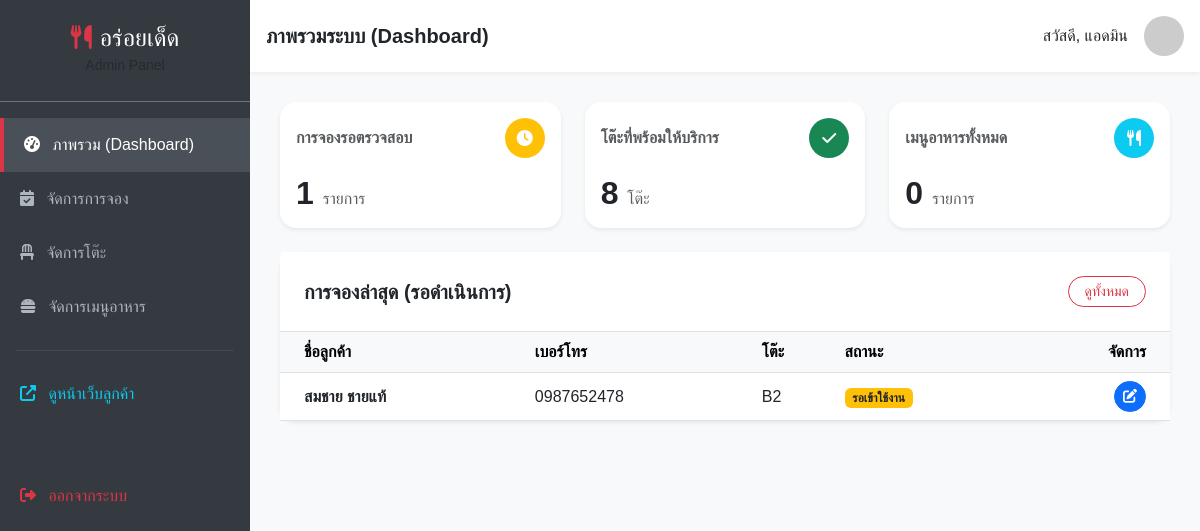
The app's page /manage/dashboard/ (signed in), older data.
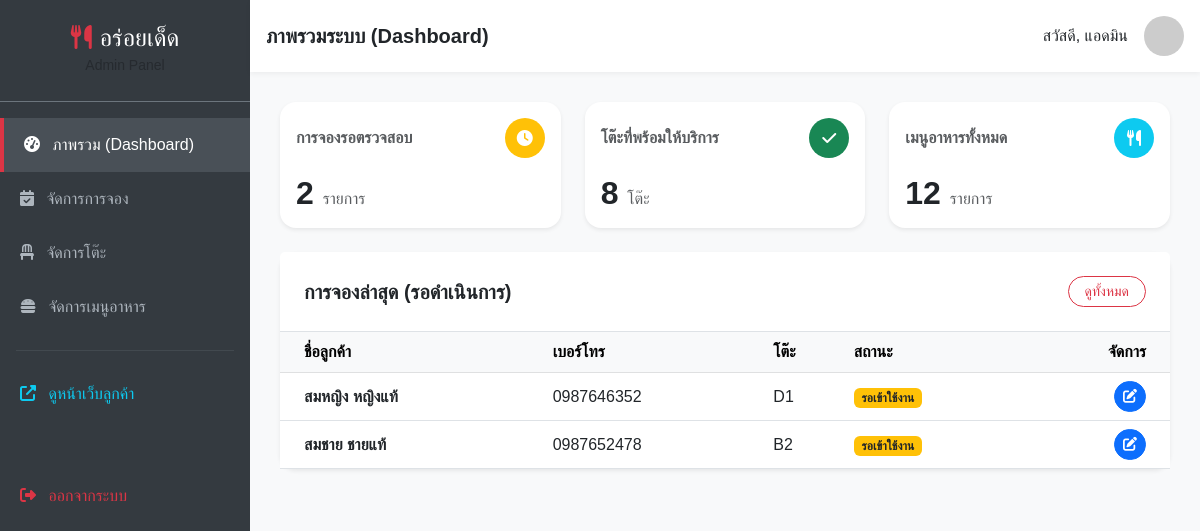
The same page, newer data.
### myapp/models.py (models this page shows, shortened)
class Booking(models.Model):
    STATUS_CHOICES = (
        ('pending', 'รอเข้าใช้งาน'),
        ('completed', 'สำเร็จ (ทานเสร็จแล้ว)'),
        ('cancelled', 'ยกเลิกการจอง'),
    )
    user = models.ForeignKey(User, on_delete=models.CASCADE, null=True, blank=True)
    table = models.ForeignKey(Table, on_delete=models.SET_NULL, null=True, blank=True, verbose_name="โต๊ะที่จอง")
    name = models.CharField(max_length=100, verbose_name="ชื่อผู้จอง")
    phone = models.CharField(max_length=15, verbose_name="เบอร์โทรศัพท์")
    date = models.DateField(verbose_name="วันที่จอง", null=True, blank=True)
    time = models.TimeField(verbose_name="เวลา", null=True, blank=True)
    guests = models.IntegerField(verbose_name="จำนวนคน", null=True, blank=True)
    status = models.CharField(max_length=20, choices=STATUS_CHOICES, default='pending', verbose_name="สถานะการจอง")
    created_at = models.DateTimeField(auto_now_add=True, verbose_name="จองเมื่อ", null=True, blank=True)

class Table(models.Model):
    STATUS_CHOICES = (
        ('available', 'ว่าง / พร้อมใช้งาน'),
        ('maintenance', 'ปรับปรุง / ซ่อมแซม'),
        ('closed', 'ปิดให้บริการ'),
    )
    number = models.CharField(max_length=10, unique=True, verbose_name="หมายเลขโต๊ะ")
    seats = models.IntegerField(verbose_name="จำนวนที่นั่ง", default=4)
    status = models.CharField(max_length=20, choices=STATUS_CHOICES, default='available', verbose_name="สถานะ")
    is_active = models.BooleanField(default=True, verbose_name="เปิดใช้งาน")

### myapp/views.py (the view)
# urls.py: path('manage/dashboard/', views.admin_dashboard, name='admin_dashboard'),
@user_passes_test(is_admin, login_url='/')
def admin_dashboard(request):
    pending_bookings = Booking.objects.count()
    available_tables = Table.objects.filter(status='available').count()
    total_menus = FoodMenu.objects.count()
    recent_bookings = Booking.objects.all().order_by('-id')[:5]
    context = {
        'pending_bookings': pending_bookings,
        'available_tables': available_tables,
        'total_menus': total_menus,
        'recent_bookings': recent_bookings
    }
    return render(request, 'admin_dashboard.html', context)

### myapp/views.py (called while the page is built)
def is_admin(user):
    return user.is_authenticated and user.is_staff

### myapp/templates/admin_dashboard.html (shortened to what this page needs)
{% extends 'admin_base.html' %}
{% block header_title %}ภาพรวมระบบ (Dashboard){% endblock %}
{% block content %}
<div class="row g-4 mb-4">
    <div class="col-md-4">
        <div class="card border-0 shadow-sm rounded-4 h-100">
            <div class="card-body">
                <div class="d-flex justify-content-between align-items-center mb-3">
                    <h6 class="text-muted fw-bold mb-0">การจองรอตรวจสอบ</h6>
                    <div class="bg-warning text-white rounded-circle p-2 d-flex align-items-center justify-content-center" style="width: 40px; height: 40px;">
                        <i class="fas fa-clock"></i>
                    </div>
                </div>
                <h2 class="fw-bold mb-0">{{ pending_bookings }} <small class="fs-6 text-muted fw-normal">รายการ</small></h2>
            </div>
        </div>
    </div>
    <div class="col-md-4">
        <div class="card border-0 shadow-sm rounded-4 h-100">
            <div class="card-body">
                <div class="d-flex justify-content-between align-items-center mb-3">
                    <h6 class="text-muted fw-bold mb-0">โต๊ะที่พร้อมให้บริการ</h6>
                    <div class="bg-success text-white rounded-circle p-2 d-flex align-items-center justify-content-center" style="width: 40px; height: 40px;">
                        <i class="fas fa-check"></i>
                    </div>
                </div>
                <h2 class="fw-bold mb-0">{{ available_tables }} <small class="fs-6 text-muted fw-normal">โต๊ะ</small></h2>
            </div>
        </div>
    </div>
    <div class="col-md-4">
        <div class="card border-0 shadow-sm rounded-4 h-100">
            <div class="card-body">
                <div class="d-flex justify-content-between align-items-center mb-3">
                    <h6 class="text-muted fw-bold mb-0">เมนูอาหารทั้งหมด</h6>
                    <div class="bg-info text-white rounded-circle p-2 d-flex align-items-center justify-content-center" style="width: 40px; height: 40px;">
                        <i class="fas fa-utensils"></i>
                    </div>
                </div>
                <h2 class="fw-bold mb-0">{{ total_menus }} <small class="fs-6 text-muted fw-normal">รายการ</small></h2>
            </div>
        </div>
    </div>
</div>
<div class="card border-0 shadow-sm rounded-4">
    <div class="card-header bg-white border-bottom p-4 d-flex justify-content-between align-items-center">
        <h5 class="mb-0 fw-bold">การจองล่าสุด (รอดำเนินการ)</h5>
        <a href="{% url 'admin_bookings' %}" class="btn btn-sm btn-outline-danger rounded-pill px-3">ดูทั้งหมด</a>
    </div>
    <div class="card-body p-0">
        <div class="table-responsive">
            <table class="table table-hover align-middle mb-0">
                <thead class="table-light">
                    <tr>
                        <th class="ps-4">ชื่อลูกค้า</th>
                        <th>เบอร์โทร</th>
                        <th>โต๊ะ</th>
                        <th>สถานะ</th>
                        <th class="text-end pe-4">จัดการ</th>
                    </tr>
                </thead>
                <tbody>
                    {% for booking in recent_bookings %}
                    <tr>
                        <td class="ps-4 fw-bold">{{ booking.name }}</td>
                        <td>{{ booking.phone }}</td>
                        <td>{{ booking.table.number|default:"ยังไม่ระบุ" }}</td>
                        <td><span class="badge bg-warning text-dark">รอเข้าใช้งาน</span></td>
                        <td class="text-end pe-4">
                            <a href="#" class="btn btn-sm btn-primary rounded-pill"><i class="fas fa-edit"></i></a>
                        </td>
                    </tr>
                    {% empty %}
                    <tr>
                        <td colspan="5" class="text-center py-4 text-muted">ไม่มีการจองที่รอตรวจสอบ</td>
                    </tr>
                    {% endfor %}
                </tbody>
            </table>
        </div>
    </div>
</div>
{% endblock %}

Row changes from the older to the newer data that the page shows:
added Booking: name "สมหญิง หญิงแท้", phone "0987646352", table.number "D1"
Text that changed along with them:
{{ pending_bookings }}: "1" → "2"
{{ total_menus }}: "0" → "12"
